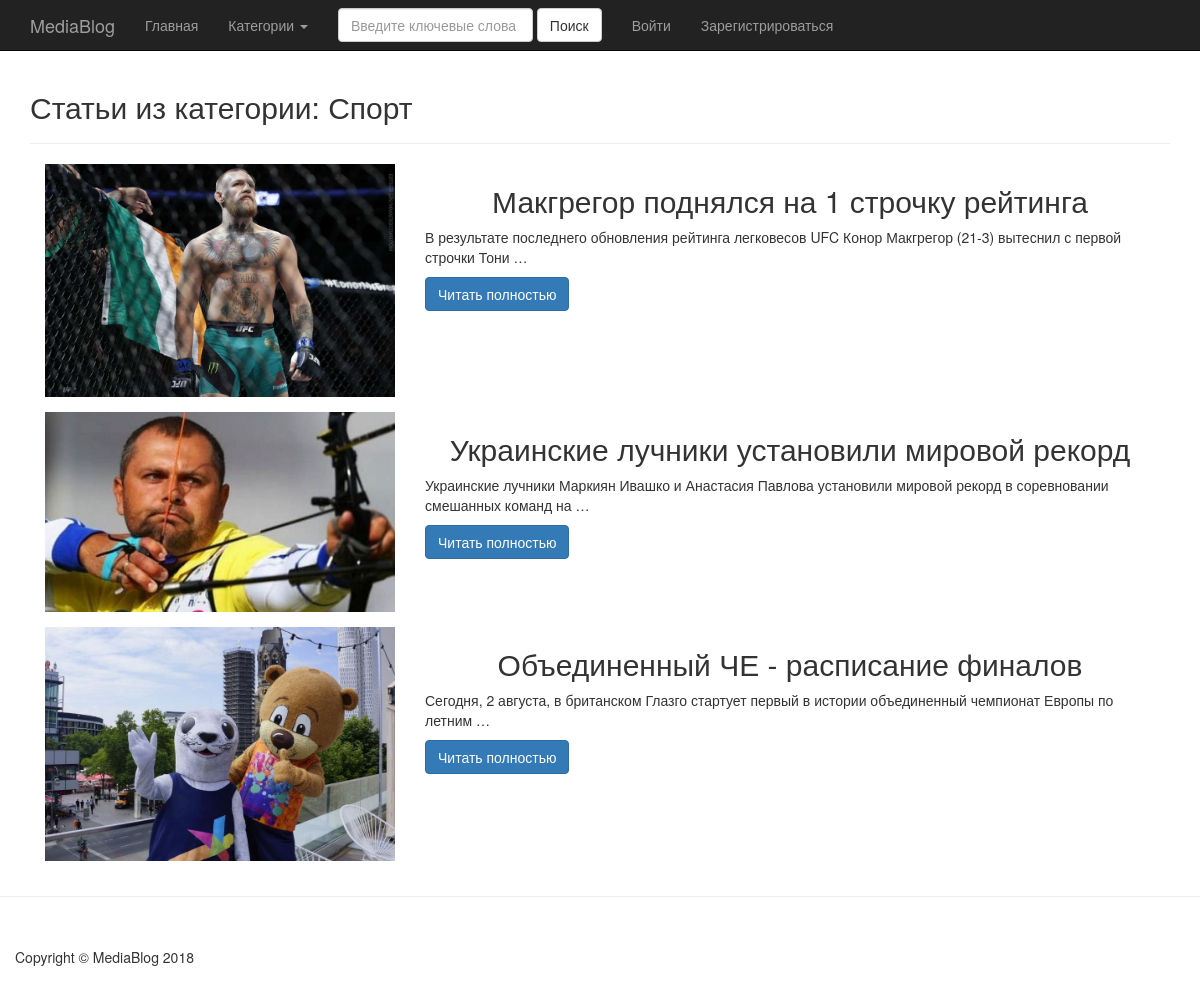
Screenshot of /category/sport/ with the database file from the repository.
### mediablogapp/models.py (models this page shows, shortened)
class Category(models.Model):
    name = models.CharField(max_length=50)
    slug = models.SlugField()
    def get_absolute_url(self):
        return reverse('category-detail', kwargs={'slug': self.slug})

class Article(models.Model):
    category = models.ForeignKey(Category)
    title = models.CharField(max_length=1000)
    slug = models.SlugField()
    image = models.ImageField(upload_to=generate_filename)
    content = models.TextField()
    likes = models.PositiveIntegerField(default=0)
    dislikes = models.PositiveIntegerField(default=0)
    comments = GenericRelation('Comment')
    users_reaction = models.ManyToManyField(settings.AUTH_USER_MODEL, blank=True)
    def get_absolute_url(self):
        return reverse('article-detail', kwargs={'category': self.category.slug, 'slug': self.slug})

### mediablogapp/views.py (the view)
# urls.py: url(r'^category/(?P<slug>[-\w]+)/$', CategoryDetailView.as_view(), name='category-detail'),
class CategoryDetailView(DetailView, CategoryandArticlesListMixin):
    model = Category
    template_name = 'category_detail.html'
    def get_context_data(self, *args, **kwargs):
        context = super(CategoryDetailView, self).get_context_data(*args, **kwargs)
        context['category'] = self.get_object()
        context['articles_from_category'] = self.get_object().article_set.all()
        return context

### mediablogapp/mixins.py (called while the page is built)
    def get_context_data(self, *args, **kwargs):
        context = {}
        context['categories'] = Category.objects.all()
        context['tab_articles'] = Article.objects.all()
        return context

### mediablogapp/templates/category_detail.html
{% extends 'index.html' %}
{% block content %}
<div class="container">
<h2>Статьи из категории: {{ category.name }}</h2>
<hr>
    <div class="row">
        {% for article in articles_from_category %}
        <div class="col-sm-12" style='margin-bottom: 15px;'>
        <div class="col-sm-4">
            <img src="{{ article.image.url }}" class="img-responsive">
        </div>
        <div class="col-sm-8">
            <h2 class="text-center">{{ article.title }}</h2>
            <p>{{ article.content|truncatewords:15}}</p>
            <a href="{{ article.get_absolute_url }}"><button class="btn btn-primary">Читать полностью</button></a>
        </div>
        </div>
        {% endfor %}
    </div>
</div>
{% endblock content %}

### static_in_dev/css/4-col-portfolio.css (style rules this page uses)
body { padding-top: 70px; }

### rows the page displays
Category: name "Спорт"
Article: image (picture), title "Макгрегор поднялся на 1 строчку рейтинга", content "В результате последнего обновления рейтинга легковесов UFC Конор Макгрегор (21-3) вытеснил с первой строчки Тони …"
Article: image (picture), title "Украинские лучники установили мировой рекорд", content "Украинские лучники Маркиян Ивашко и Анастасия Павлова установили мировой рекорд в соревновании смешанных команд на …"
Article: image (picture), title "Объединенный ЧЕ - расписание финалов", content "Сегодня, 2 августа, в британском Глазго стартует первый в истории объединенный чемпионат Европы по летним …"
